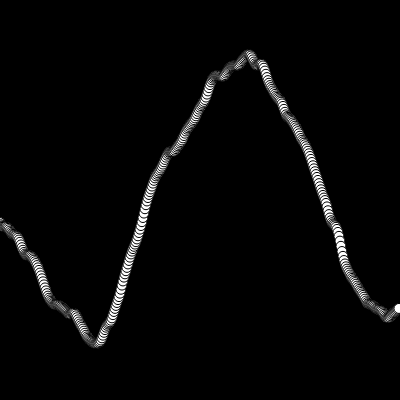
Frame 1 (no input)
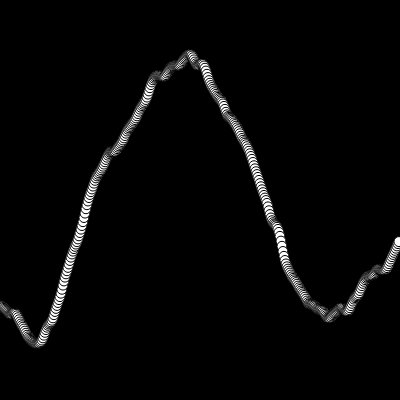
Frame 60 (no input)
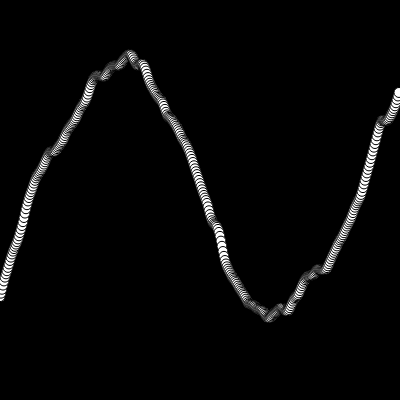
Frame 120 (the mouse pressed at the canvas centre since frame 60)

The p5.js sketch that drew these frames (run headless with seeded random() and noise() and a simulated clock; from frame 60 on, the mouse is pressed at the canvas centre):

// p5.js sketch
// ── sketch.js
// Perlin noise to make a noisy sin function
// The Drunk sin function
// Inspired by Daniel Shiffman
// https://www.youtube.com/watch?v=y7sgcFhk6ZM&index=3&list=PLRqwX-V7Uu6bgPNQAdxQZpJuJCjeOr7VD
let xoff;
let start = 0;

function setup() {
	createCanvas(400, 400);
}

function draw() {
	background(0);
	xoff = start;
	for (let x = 0; x < width; x++) {
		// a will be used to distrort the sin function (the higher the multiplicative factor, the greater the distortion)
		let a = noise(xoff) * 200;
		// take sin of xoff, map it to height of canvas
		let b = map(sin(xoff), -1, 1, 0, height);
		// add a and b, and map it to height of canvass (there is likely a better optimization here I can use)
		let y = map(a + b, 0, height + 200, 0, height);
		stroke(1);
		fill(255);
		ellipse(x, y, 10, 10);
		xoff += 0.02;
	}
	start += 0.02;
}
// on every inner loop, xoff is incremented 400 times (width of screen)
// however, upon exiting the loop, xoff becomes its value at time(1), and the value of noise at time(1) is the new y value at x = 0
// and so on through every x on that execution of the inner loop
// the entire map is drawn again, with a new point at x location 400 (width)
// and it gives the appearance of motion
